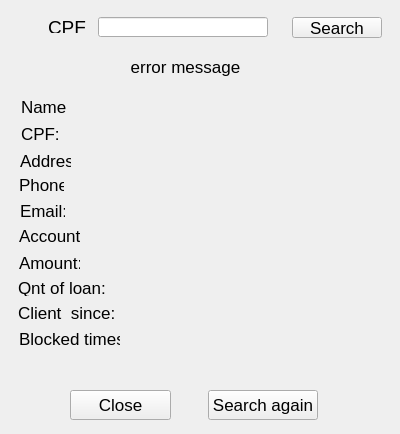
<?xml version="1.0" encoding="UTF-8"?>
<ui version="4.0">
 <class>search_customer</class>
 <widget class="QWidget" name="search_customer">
  <property name="geometry">
   <rect>
    <x>0</x>
    <y>0</y>
    <width>400</width>
    <height>434</height>
   </rect>
  </property>
  <property name="minimumSize">
   <size>
    <width>400</width>
    <height>434</height>
   </size>
  </property>
  <property name="maximumSize">
   <size>
    <width>400</width>
    <height>434</height>
   </size>
  </property>
  <property name="windowTitle">
   <string>Serach Customer</string>
  </property>
  <widget class="QLineEdit" name="cpf_field_input">
   <property name="geometry">
    <rect>
     <x>98</x>
     <y>17</y>
     <width>170</width>
     <height>20</height>
    </rect>
   </property>
   <property name="font">
    <font>
     <pointsize>13</pointsize>
    </font>
   </property>
   <property name="maxLength">
    <number>11</number>
   </property>
   <property name="alignment">
    <set>Qt::AlignCenter</set>
   </property>
  </widget>
  <widget class="QLabel" name="employee_since_text">
   <property name="geometry">
    <rect>
     <x>18</x>
     <y>305</y>
     <width>101</width>
     <height>16</height>
    </rect>
   </property>
   <property name="font">
    <font>
     <pointsize>13</pointsize>
    </font>
   </property>
   <property name="frameShadow">
    <enum>QFrame::Plain</enum>
   </property>
   <property name="text">
    <string notr="true">Client  since:</string>
   </property>
  </widget>
  <widget class="QLabel" name="blocked_times_text">
   <property name="geometry">
    <rect>
     <x>19</x>
     <y>331</y>
     <width>101</width>
     <height>16</height>
    </rect>
   </property>
   <property name="font">
    <font>
     <pointsize>13</pointsize>
    </font>
   </property>
   <property name="frameShadow">
    <enum>QFrame::Plain</enum>
   </property>
   <property name="text">
    <string notr="true">Blocked times:</string>
   </property>
  </widget>
  <widget class="QLabel" name="cpf_text">
   <property name="geometry">
    <rect>
     <x>48</x>
     <y>21</y>
     <width>44</width>
     <height>12</height>
    </rect>
   </property>
   <property name="font">
    <font>
     <pointsize>14</pointsize>
    </font>
   </property>
   <property name="frameShadow">
    <enum>QFrame::Plain</enum>
   </property>
   <property name="text">
    <string notr="true">CPF</string>
   </property>
  </widget>
  <widget class="QLabel" name="email_output">
   <property name="geometry">
    <rect>
     <x>119</x>
     <y>200</y>
     <width>261</width>
     <height>21</height>
    </rect>
   </property>
   <property name="font">
    <font>
     <pointsize>13</pointsize>
    </font>
   </property>
   <property name="frameShape">
    <enum>QFrame::NoFrame</enum>
   </property>
   <property name="text">
    <string/>
   </property>
   <property name="alignment">
    <set>Qt::AlignLeading|Qt::AlignLeft|Qt::AlignVCenter</set>
   </property>
  </widget>
  <widget class="QLabel" name="phone_text">
   <property name="geometry">
    <rect>
     <x>19</x>
     <y>179</y>
     <width>45</width>
     <height>12</height>
    </rect>
   </property>
   <property name="font">
    <font>
     <pointsize>13</pointsize>
    </font>
   </property>
   <property name="frameShadow">
    <enum>QFrame::Plain</enum>
   </property>
   <property name="text">
    <string notr="true">Phone:</string>
   </property>
  </widget>
  <widget class="QLabel" name="error_message">
   <property name="geometry">
    <rect>
     <x>80</x>
     <y>57</y>
     <width>211</width>
     <height>20</height>
    </rect>
   </property>
   <property name="font">
    <font>
     <pointsize>13</pointsize>
    </font>
   </property>
   <property name="text">
    <string>error message</string>
   </property>
   <property name="alignment">
    <set>Qt::AlignCenter</set>
   </property>
  </widget>
  <widget class="QPushButton" name="search_again_button">
   <property name="geometry">
    <rect>
     <x>208</x>
     <y>390</y>
     <width>110</width>
     <height>30</height>
    </rect>
   </property>
   <property name="font">
    <font>
     <pointsize>13</pointsize>
    </font>
   </property>
   <property name="text">
    <string>Search again</string>
   </property>
  </widget>
  <widget class="QLabel" name="name_output">
   <property name="geometry">
    <rect>
     <x>118</x>
     <y>96</y>
     <width>261</width>
     <height>21</height>
    </rect>
   </property>
   <property name="font">
    <font>
     <pointsize>13</pointsize>
    </font>
   </property>
   <property name="frameShape">
    <enum>QFrame::NoFrame</enum>
   </property>
   <property name="text">
    <string/>
   </property>
   <property name="alignment">
    <set>Qt::AlignLeading|Qt::AlignLeft|Qt::AlignVCenter</set>
   </property>
  </widget>
  <widget class="QLabel" name="name_text">
   <property name="geometry">
    <rect>
     <x>21</x>
     <y>101</y>
     <width>45</width>
     <height>12</height>
    </rect>
   </property>
   <property name="font">
    <font>
     <pointsize>13</pointsize>
    </font>
   </property>
   <property name="frameShape">
    <enum>QFrame::NoFrame</enum>
   </property>
   <property name="frameShadow">
    <enum>QFrame::Plain</enum>
   </property>
   <property name="text">
    <string notr="true">Name:</string>
   </property>
  </widget>
  <widget class="QLabel" name="address_output">
   <property name="geometry">
    <rect>
     <x>119</x>
     <y>150</y>
     <width>261</width>
     <height>21</height>
    </rect>
   </property>
   <property name="font">
    <font>
     <pointsize>13</pointsize>
    </font>
   </property>
   <property name="frameShape">
    <enum>QFrame::NoFrame</enum>
   </property>
   <property name="text">
    <string/>
   </property>
   <property name="alignment">
    <set>Qt::AlignLeading|Qt::AlignLeft|Qt::AlignVCenter</set>
   </property>
  </widget>
  <widget class="QLabel" name="phone_output">
   <property name="geometry">
    <rect>
     <x>119</x>
     <y>175</y>
     <width>261</width>
     <height>21</height>
    </rect>
   </property>
   <property name="font">
    <font>
     <pointsize>13</pointsize>
    </font>
   </property>
   <property name="frameShape">
    <enum>QFrame::NoFrame</enum>
   </property>
   <property name="text">
    <string/>
   </property>
   <property name="alignment">
    <set>Qt::AlignLeading|Qt::AlignLeft|Qt::AlignVCenter</set>
   </property>
  </widget>
  <widget class="QLabel" name="account_text">
   <property name="geometry">
    <rect>
     <x>19</x>
     <y>228</y>
     <width>61</width>
     <height>16</height>
    </rect>
   </property>
   <property name="font">
    <font>
     <pointsize>13</pointsize>
    </font>
   </property>
   <property name="frameShadow">
    <enum>QFrame::Plain</enum>
   </property>
   <property name="text">
    <string notr="true">Account:</string>
   </property>
  </widget>
  <widget class="QLabel" name="employee_since_output">
   <property name="geometry">
    <rect>
     <x>120</x>
     <y>303</y>
     <width>171</width>
     <height>21</height>
    </rect>
   </property>
   <property name="font">
    <font>
     <pointsize>13</pointsize>
    </font>
   </property>
   <property name="frameShape">
    <enum>QFrame::NoFrame</enum>
   </property>
   <property name="text">
    <string/>
   </property>
   <property name="alignment">
    <set>Qt::AlignLeading|Qt::AlignLeft|Qt::AlignVCenter</set>
   </property>
  </widget>
  <widget class="QLabel" name="email_text">
   <property name="geometry">
    <rect>
     <x>20</x>
     <y>205</y>
     <width>45</width>
     <height>12</height>
    </rect>
   </property>
   <property name="font">
    <font>
     <pointsize>13</pointsize>
    </font>
   </property>
   <property name="frameShadow">
    <enum>QFrame::Plain</enum>
   </property>
   <property name="text">
    <string notr="true">Email:</string>
   </property>
  </widget>
  <widget class="QLabel" name="cpf_text_2">
   <property name="geometry">
    <rect>
     <x>21</x>
     <y>128</y>
     <width>45</width>
     <height>12</height>
    </rect>
   </property>
   <property name="font">
    <font>
     <pointsize>13</pointsize>
    </font>
   </property>
   <property name="frameShadow">
    <enum>QFrame::Plain</enum>
   </property>
   <property name="text">
    <string notr="true">CPF:</string>
   </property>
  </widget>
  <widget class="QPushButton" name="search_button">
   <property name="geometry">
    <rect>
     <x>292</x>
     <y>17</y>
     <width>90</width>
     <height>21</height>
    </rect>
   </property>
   <property name="font">
    <font>
     <pointsize>13</pointsize>
    </font>
   </property>
   <property name="text">
    <string>Search</string>
   </property>
  </widget>
  <widget class="QPushButton" name="close_button">
   <property name="geometry">
    <rect>
     <x>70</x>
     <y>390</y>
     <width>101</width>
     <height>30</height>
    </rect>
   </property>
   <property name="font">
    <font>
     <pointsize>13</pointsize>
    </font>
   </property>
   <property name="text">
    <string>Close</string>
   </property>
  </widget>
  <widget class="QLabel" name="account_output">
   <property name="geometry">
    <rect>
     <x>120</x>
     <y>227</y>
     <width>141</width>
     <height>21</height>
    </rect>
   </property>
   <property name="font">
    <font>
     <pointsize>13</pointsize>
    </font>
   </property>
   <property name="frameShape">
    <enum>QFrame::NoFrame</enum>
   </property>
   <property name="text">
    <string/>
   </property>
   <property name="alignment">
    <set>Qt::AlignLeading|Qt::AlignLeft|Qt::AlignVCenter</set>
   </property>
  </widget>
  <widget class="QLabel" name="cpf_output">
   <property name="geometry">
    <rect>
     <x>118</x>
     <y>123</y>
     <width>261</width>
     <height>21</height>
    </rect>
   </property>
   <property name="font">
    <font>
     <pointsize>13</pointsize>
    </font>
   </property>
   <property name="frameShape">
    <enum>QFrame::NoFrame</enum>
   </property>
   <property name="text">
    <string/>
   </property>
   <property name="alignment">
    <set>Qt::AlignLeading|Qt::AlignLeft|Qt::AlignVCenter</set>
   </property>
  </widget>
  <widget class="QLabel" name="blocked_times_output">
   <property name="geometry">
    <rect>
     <x>120</x>
     <y>329</y>
     <width>171</width>
     <height>21</height>
    </rect>
   </property>
   <property name="font">
    <font>
     <pointsize>13</pointsize>
    </font>
   </property>
   <property name="frameShape">
    <enum>QFrame::NoFrame</enum>
   </property>
   <property name="frameShadow">
    <enum>QFrame::Plain</enum>
   </property>
   <property name="text">
    <string/>
   </property>
   <property name="alignment">
    <set>Qt::AlignLeading|Qt::AlignLeft|Qt::AlignVCenter</set>
   </property>
  </widget>
  <widget class="QLabel" name="address_text">
   <property name="geometry">
    <rect>
     <x>20</x>
     <y>153</y>
     <width>51</width>
     <height>16</height>
    </rect>
   </property>
   <property name="font">
    <font>
     <pointsize>13</pointsize>
    </font>
   </property>
   <property name="frameShadow">
    <enum>QFrame::Plain</enum>
   </property>
   <property name="text">
    <string notr="true">Address:</string>
   </property>
  </widget>
  <widget class="QLabel" name="amount_text">
   <property name="geometry">
    <rect>
     <x>19</x>
     <y>253</y>
     <width>61</width>
     <height>20</height>
    </rect>
   </property>
   <property name="font">
    <font>
     <pointsize>13</pointsize>
    </font>
   </property>
   <property name="frameShadow">
    <enum>QFrame::Plain</enum>
   </property>
   <property name="text">
    <string notr="true">Amount:</string>
   </property>
  </widget>
  <widget class="QLabel" name="amount_output">
   <property name="geometry">
    <rect>
     <x>120</x>
     <y>251</y>
     <width>151</width>
     <height>21</height>
    </rect>
   </property>
   <property name="font">
    <font>
     <pointsize>13</pointsize>
    </font>
   </property>
   <property name="frameShape">
    <enum>QFrame::NoFrame</enum>
   </property>
   <property name="text">
    <string/>
   </property>
   <property name="alignment">
    <set>Qt::AlignLeading|Qt::AlignLeft|Qt::AlignVCenter</set>
   </property>
  </widget>
  <widget class="QLabel" name="qnt_loan_text">
   <property name="geometry">
    <rect>
     <x>18</x>
     <y>280</y>
     <width>101</width>
     <height>16</height>
    </rect>
   </property>
   <property name="font">
    <font>
     <pointsize>13</pointsize>
    </font>
   </property>
   <property name="frameShadow">
    <enum>QFrame::Plain</enum>
   </property>
   <property name="text">
    <string notr="true">Qnt of loan:</string>
   </property>
  </widget>
  <widget class="QLabel" name="qnt_loan_output">
   <property name="geometry">
    <rect>
     <x>120</x>
     <y>277</y>
     <width>151</width>
     <height>21</height>
    </rect>
   </property>
   <property name="font">
    <font>
     <pointsize>13</pointsize>
    </font>
   </property>
   <property name="frameShape">
    <enum>QFrame::NoFrame</enum>
   </property>
   <property name="text">
    <string/>
   </property>
   <property name="alignment">
    <set>Qt::AlignLeading|Qt::AlignLeft|Qt::AlignVCenter</set>
   </property>
  </widget>
 </widget>
 <tabstops>
  <tabstop>cpf_field_input</tabstop>
  <tabstop>search_button</tabstop>
  <tabstop>close_button</tabstop>
  <tabstop>search_again_button</tabstop>
 </tabstops>
 <resources/>
 <connections/>
</ui>
